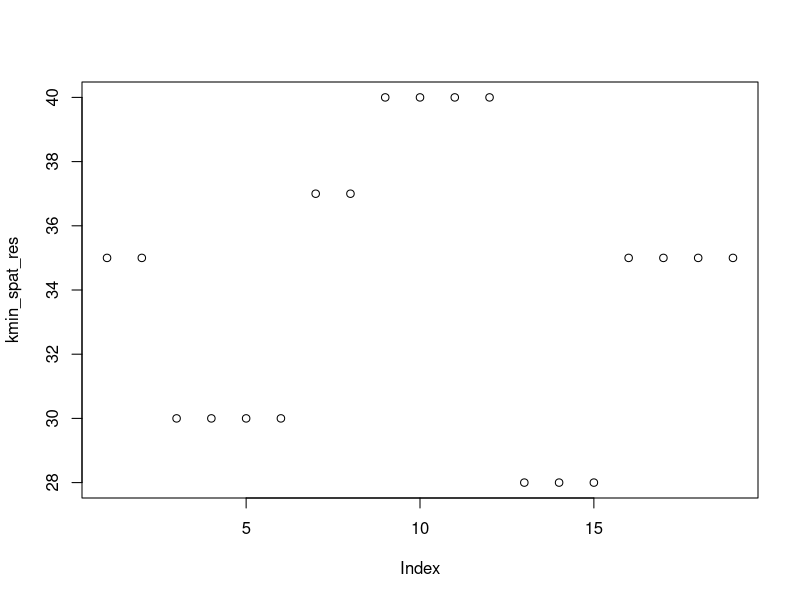
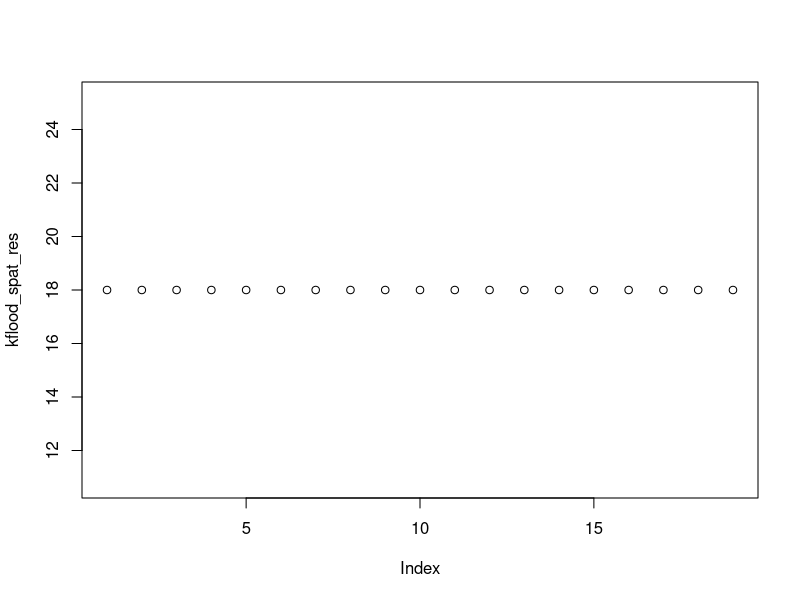

Recreate these plots in R, in order. (Note: this script raises an error after producing the figures.)
rm(list = ls())
graphics.off()

# Interpolation function passing by some specific nodes:
interpolation_specific_points <- function(total_points = 100,
                                          specific_nodes) {
    if (total_points <= length(specific_nodes)) stop("Total points defined is lower or equal to the specific points required. Please either increase the number of total_points or avoid to used interpolation function")

    # Order specific_nodes
    specific_nodes <- sort(specific_nodes)

    # Calculate the intervals between the specific points
    intervals <- diff(specific_nodes)
    # Distribute the number of points proportionally to each interval
    total_local_points <- total_points - 1 # last value during diff function
    points_per_interval_float <- (intervals / sum(intervals)) * total_local_points

    points_per_interval <- round(points_per_interval_float)

    # Generate sub-sequences for each interval, excluding the duplicate endpoint
    specific_seq_temp <- unlist(mapply(
        function(start, end, n) seq(start, end, length.out = n + 1)[-(n + 1)], # Exclude the endpoint
        specific_nodes[-length(specific_nodes)], # Start of each interval
        specific_nodes[-1], # End of each interval
        points_per_interval # Number of points per interval
    ))

    # Add the final endpoint manually
    specific_seq <-
        c(
            specific_seq_temp,
            last(specific_nodes)
        )


    if (!all(specific_nodes %in% specific_seq)) stop("Distance so close, increase number of interpolate KP to get all points required")

    return(specific_seq)
}

last <- function(data) {
    tail(data, n = 1)
}

getlegendre <- function(
    polynomial_degree,
    covariate_discretization) {
    if (length(unique(covariate_discretization)) == 1) {
        stop("covariate_discretization must contain more than one unique value")
    }
    normalized_values <- 2 * (covariate_discretization - min(covariate_discretization)) / (max(covariate_discretization) - min(covariate_discretization)) - 1

    # Write co variant matrix for main channel
    # Create an empty data frame and fill it with polynomial values
    legendre_df_covariate <- data.frame(x = normalized_values) # Start with x values
    legendre_df <- legendre_df_covariate

    if (polynomial_degree < 0) stop("The polynomial degree must be positive")
    if (any(!dplyr::between(normalized_values, -1, 1))) stop("Range of normalized_values should be between [-1,1]")

    if (polynomial_degree == 0) {
        return(rep(1, length(normalized_values)))
    }
    if (polynomial_degree == 1) {
        return(normalized_values)
    }

    # P_0(normalized_values) = 1
    Pn_1 <- rep(1, length(normalized_values))
    # P_1(normalized_values) = normalized_values
    Pn <- normalized_values

    for (k in 1:(polynomial_degree - 1)) {
        P_next <- ((2 * k + 1) * normalized_values * Pn - k * Pn_1) / (k + 1)
        Pn_1 <- Pn
        Pn <- P_next
    }
    return(Pn)
}

# Function to get covariate in Legendre polynomial
getCovariate_Legendre <- function(max_polynomial_degree, ...) {
    if (!(max_polynomial_degree >= 0 && max_polynomial_degree == floor(max_polynomial_degree))) stop("max_polynomial_degree must be a positive integer")

    # Capture the first argument passed via ...
    args <- list(...)
    # Check if required arguments are present
    if (!("covariate_discretization" %in% names(args))) {
        stop("covariate_discretization must be provided as a named argument")
    }
    # Extract covariate_discretization
    covariate_discretization <- args$covariate_discretization

    Z <- matrix(
        data = 0,
        nrow = length(covariate_discretization),
        ncol = max_polynomial_degree + 1 # Because degrees start at 0
    )
    for (polynomial_degree in seq(0, max_polynomial_degree)) {
        Z[, polynomial_degree + 1] <- getlegendre(
            polynomial_degree = polynomial_degree,
            covariate_discretization = covariate_discretization
        )
    }

    return(Z)
}



write_RUGFile <- function(RUG_path,
                          RUGFile_data,
                          RUG_format) {
    # Open a .RUG file for writing
    fileConn <- file(RUG_path, "w")
    # Write the first line as a comment
    writeLines("* This file is generated by PAMHYR, please don't modify", fileConn)
    formatted_lines <- sapply(1:nrow(RUGFile_data), function(i) {
        sprintf(
            RUG_format,
            "K",
            RUGFile_data$id_reach[i],
            RUGFile_data$KP_start[i],
            RUGFile_data$KP_end[i],
            RUGFile_data$Kmin[i],
            RUGFile_data$Kflood[i]
        )
    })

    # Write the formatted lines to the file
    writeLines(formatted_lines, fileConn)


    # Close the file
    close(fileConn)
}

# Function to assign reach to a grid
assign_reach_from_a_grid <- function(reach_KP_boundaries, grid, Logical_decreasing) {
    grid_with_reaches <- data.frame(
        reaches = rep(NA, length(grid)),
        grid = rep(NA, length(grid))
    )

    if (nrow(reach_KP_boundaries) == 1) {
        all_set <- dplyr::between(grid, reach_KP_boundaries$KP_start, reach_KP_boundaries$KP_end)
        if (!all(all_set)) stop("reach_KP_boundaries must contain all grid")
        grid_with_reaches$reaches[which(all_set)] <- reach_KP_boundaries$reach[1]
        grid_with_reaches$grid[which(all_set)] <- grid
    } else {
        if (Logical_decreasing) {
            # Include end (right) and exclude start (left)
            for (i in 1:nrow(reach_KP_boundaries)) {
                if (i != nrow(reach_KP_boundaries)) {
                    idx_position_reaches <- which(
                        grid > reach_KP_boundaries$KP_start[i] &
                            grid <= reach_KP_boundaries$KP_end[i]
                    )
                } else {
                    idx_position_reaches <- which(
                        grid >= reach_KP_boundaries$KP_start[i] &
                            grid <= reach_KP_boundaries$KP_end[i]
                    )
                }

                grid_with_reaches$reaches[idx_position_reaches] <- reach_KP_boundaries$reach[i]
                grid_with_reaches$grid[idx_position_reaches] <- grid[idx_position_reaches]
            }
        } else {
            # Include start (left) and exclude end (right)
            for (i in 1:nrow(reach_KP_boundaries)) {
                if (i != nrow(reach_KP_boundaries)) {
                    idx_position_reaches <- which(
                        grid >= reach_KP_boundaries$KP_start[i] &
                            grid < reach_KP_boundaries$KP_end[i]
                    )
                } else {
                    idx_position_reaches <- which(
                        grid >= reach_KP_boundaries$KP_start[i] &
                            grid <= reach_KP_boundaries$KP_end[i]
                    )
                }


                grid_with_reaches$reaches[idx_position_reaches] <- reach_KP_boundaries$reach[i]
                grid_with_reaches$grid[idx_position_reaches] <- grid[idx_position_reaches]
            }
        }
    }

    if (any(is.na(grid_with_reaches))) {
        return(stop("Some values in the vector reaches have not been assigned"))
    }
    return(grid_with_reaches)
}
# Function to get covariate in piecewise function
getCovariate_piecewise <- function(KP_grid, shiftPoints) {
    if (any(diff(KP_grid) < 0)) {
        return(stop("KP grid must be increasing all the time"))
    }
    if (KP_grid[1] == min(shiftPoints)) {
        return(stop("Shift point must be different to the first KP_grid"))
    }
    if (last(KP_grid) == max(shiftPoints)) {
        return(stop("Shift point must be different to the last KP_grid"))
    }
    if (!any(KP_grid < min(shiftPoints))) {
        return(stop(paste0("Shift point ", min(shiftPoints), "is out of the KP grid")))
    }
    if (!any(KP_grid > max(shiftPoints))) {
        return(stop(paste0("Shift point ", max(shiftPoints), " is out of the KP grid")))
    }
    if (any(duplicated(shiftPoints))) {
        return(stop("Non duplicated values in shiftPoints"))
    }

    all_shiftPoints <- sort(c(
        shiftPoints,
        KP_grid[1],
        last(KP_grid)
    ))

    # Assign each value in KP_grid to an interval
    intervals <- cut(KP_grid, breaks = all_shiftPoints, include.lowest = TRUE, right = TRUE)

    # Create binary matrix version 0:
    covariate_matrix_v0 <- stats::model.matrix(~ intervals - 1)
    covariate_matrix_v1 <- cbind(KP_grid, covariate_matrix_v0)
    # Get duplicated values from grid respresenting switch of reach
    id_shiftSReaches <- which(duplicated(KP_grid) | duplicated(KP_grid, fromLast = TRUE))

    if (length(id_shiftSReaches) != 0) {
        # Identify which of these are the second (or later) occurrences
        is_second_occurrence <- duplicated(KP_grid[id_shiftSReaches])
        # If TRUE, matrix should be corrected to consider shift point coincide with switch of reach
        # Correct the matrix for the second (or later) occurrences
        for (i in which(is_second_occurrence)) {
            id <- id_shiftSReaches[i]
            # Find the column where the current 1 is set
            current_col <- which(covariate_matrix_v1[id, ] == 1)
            # If the current column is not the last one, set the next column to 1 and the current to 0
            if (current_col < ncol(covariate_matrix_v1)) {
                covariate_matrix_v1[id, current_col] <- 0
                covariate_matrix_v1[id, current_col + 1] <- 1
            }
        }
    }
    covariate_matrix <- covariate_matrix_v1[, -c(1)]
    colnames(covariate_matrix) <- NULL
    return(covariate_matrix)
}

#####################

Input_MR <- data.frame(
    reach = c(1, 2, 3),
    KP_start = c(0, 0, 18),
    KP_end = c(18, 20, 25)
)

Input_XR <- list(
    MR = c(1, 3),
    TR = c(2)
)

Key_Info_XR_MR <- vector(mode = "list", length = length(Input_XR))
names(Key_Info_XR_MR) <- names(Input_XR)
for (i in seq_along(Key_Info_XR_MR)) {
    # Get information from MH by XR
    mask_MR_by_XR <- Input_MR[match(Input_XR[[i]], Input_MR$reach), ]
    # Input_MR[which(Input_MR$reach %in% Input_XR[[i]]), ]

    if (nrow(mask_MR_by_XR) != 1) {
        if (all(diff(mask_MR_by_XR$KP_start) < 0)) {
            Logical_decreasing <- TRUE

            mask_MR_by_XR <- mask_MR_by_XR %>%
                rename(
                    KP_start = KP_end,
                    KP_end = KP_start
                )
        } else if (all(diff(mask_MR_by_XR$KP_start) > 0)) {
            Logical_decreasing <- FALSE
        } else {
            stop("All KP_start values must be increased or decreased")
        }
    } else if (nrow(mask_MR_by_XR) == 0) {
        stop("Any matched found between MR and XR, please verify")
    } else {
        if ((mask_MR_by_XR$KP_start - mask_MR_by_XR$KP_end) < 0) {
            Logical_decreasing <- FALSE
        } else {
            Logical_decreasing <- TRUE

            mask_MR_by_XR <- mask_MR_by_XR %>%
                rename(
                    KP_start = KP_end,
                    KP_end = KP_start
                )
        }
    }


    # Get nodes of MR
    MR_nodes <- unique(c(
        mask_MR_by_XR$KP_start,
        mask_MR_by_XR$KP_end
    ))
    MR_nodes <- sort(MR_nodes, decreasing = Logical_decreasing)

    Key_Info_XR_MR[[i]]$MR_nodes <- MR_nodes

    # Grid from interpolation passing by MR_nodes
    # KP_MR_nodes is defined by XR
    KP_MR_nodes <- interpolation_specific_points(
        total_points = 20,
        specific_nodes = MR_nodes
    )

    KP_MR_nodes <- sort(KP_MR_nodes, decreasing = Logical_decreasing)

    # Assign reach at the KP_MR_nodes
    KP_reach_MR_nodes <- assign_reach_from_a_grid(
        reach_KP_boundaries = mask_MR_by_XR,
        grid = KP_MR_nodes,
        Logical_decreasing = Logical_decreasing
    )

    # These information allow build RUGFile
    if (Logical_decreasing) {
        RUGFile <- data.frame(
            id_reach = KP_reach_MR_nodes$reaches[-nrow(KP_reach_MR_nodes)],
            KP_start = KP_reach_MR_nodes$grid[-1],
            KP_end = KP_reach_MR_nodes$grid[-nrow(KP_reach_MR_nodes)],
            Kmin = 0,
            Kflood = 0
        )
    } else {
        RUGFile <- data.frame(
            id_reach = KP_reach_MR_nodes$reaches[-nrow(KP_reach_MR_nodes)],
            KP_start = KP_reach_MR_nodes$grid[-nrow(KP_reach_MR_nodes)],
            KP_end = KP_reach_MR_nodes$grid[-1],
            Kmin = 0,
            Kflood = 0
        )
    }
    Key_Info_XR_MR[[i]]$RUGFile <- RUGFile
    # Now, the middle value of each interval is taken to get the KP_grid, which will be used for all the calculations

    # Calculate the middle value for each row
    Key_Info_XR_MR[[i]]$KP_grid <- (RUGFile$KP_start + RUGFile$KP_end) / 2
    Key_Info_XR_MR[[i]]$reach <- RUGFile$id_reach
    Key_Info_XR_MR[[i]]$Logical_decreasing <- Logical_decreasing
}


##########
kmin_spat <- list(
    MR = c(35, 30, 37, 40, 28, 35),
    TR = c(25, 30, 27, 32, 24, 30)
)

kflood_spat <- list(
    MR = c(18),
    TR = c(18)
)

spatialisation_results <- list()

toto <- list()
toto[[1]] <- getCovariate_piecewise(
    KP_grid = Key_Info_XR_MR[[1]]$KP_grid,
    shiftPoints = c(2, 8, 10, 16, 19)
)

toto[[2]] <- getCovariate_piecewise(
    KP_grid = Key_Info_XR_MR[[2]]$KP_grid,
    shiftPoints = c(4, 6, 10, 14, 18)
)
for (i in 1:length(Key_Info_XR_MR)) {
    Z <- toto[[i]]
    Zflood <- getCovariate_Legendre(
        max_polynomial_degree = 0,
        covariate_discretization = Key_Info_XR_MR[[i]]$KP_grid
    )

    kmin_spat_res <- Z %*% kmin_spat[[i]]
    kflood_spat_res <- Zflood %*% kflood_spat[[i]]


    plot(kmin_spat_res)
    plot(kflood_spat_res)
    spatialisation_results[[i]] <- data.frame(
        id_reach = i,
        KP_start = Key_Info_XR_MR[[i]]$RUGFile$KP_start,
        KP_end = Key_Info_XR_MR[[i]]$RUGFile$KP_end,
        Kmin = kmin_spat_res,
        Kflood = kflood_spat_res,
        K_covariate = Key_Info_XR_MR[[i]]$KP_grid
    )

    RUG_path <- paste0("/home/famendezrios/Documents/These/VSCODE-R/HydroBayes/HydroBayes_git/data/data-raw/Synthetic_case/Rectangular_MC/Codes_synthetic_friction/RUGFile_spatialized_reach", i, ".RUG")

    write_RUGFile(
        RUG_path = RUG_path,
        RUGFile_data = spatialisation_results[[i]],
        RUG_format = "%1s%3d      %10.3f%10.3f%10.2f%10.2f"
    )
}

RUGFile_data <- do.call(rbind, spatialisation_results)

RUG_path <- "/home/famendezrios/Documents/These/VSCODE-R/HydroBayes/HydroBayes_git/data/data-raw/Synthetic_case/Rectangular_MC/Codes_synthetic_friction/RUGFile_spatialized.RUG"


write_RUGFile(
    RUG_path = RUG_path,
    RUGFile_data = RUGFile_data,
    RUG_format = "%1s%3d      %10.3f%10.3f%10.2f%10.2f"
)
